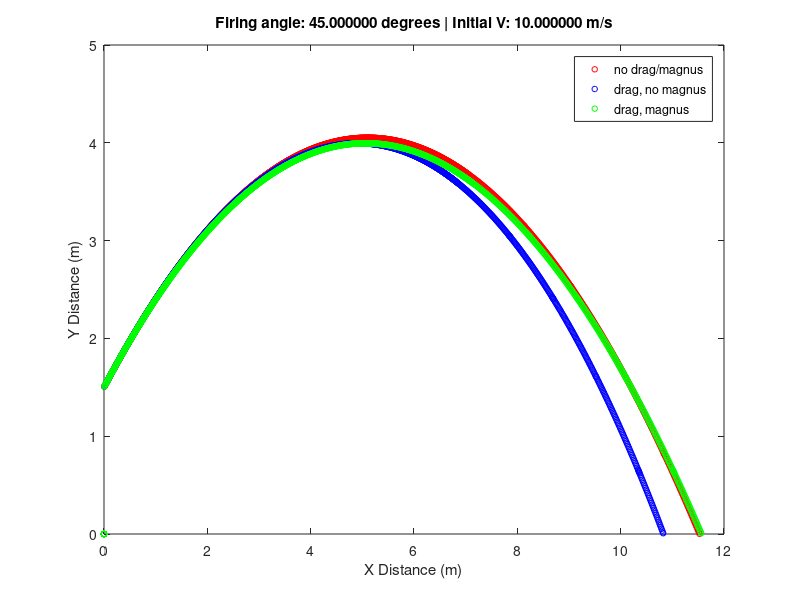

This chart was generated by the following MATLAB code:
% Written by Shuhao Wu, Team 4069
% This code is licensed under GNU GPLv3

% Where downwards and backwards is negative!

1;

function main()

	% Modify these constants if necessary
	M = 0.317514659; % Mass of the 2012 basketball in kg. (Official number)
	R = 0.635 / 2 / pi; % Radius of the 2012 basketball in m. (Official number)
	STEP = 0.001; % STEP size in seconds for simulation.
	MAX_TIME = 10; % maximum number of seconds to simulate or hit floor.

	INITIAL_V = 10; % initial STEP size in m/s
	THETA = 45; % Firing angle in degrees
	INITIAL_HEIGHT = 1.5; % Initial height in meters.

	DRAG_COEFFICIENT = 0.15; % For drag
	LIFT_COEFFICIENT = 0.2; % For magnus effect
	AIR_DENSITY = 1.178; % Air density in kg/m^3
	% Constant area ends

	GRAVFORCE = [0; -9.81*M];
	THETA *= pi / 180;
	standard_location = [0; INITIAL_HEIGHT];
	drag_location = [0; INITIAL_HEIGHT];
	magnus_location = [0; INITIAL_HEIGHT];

	standard_v = [INITIAL_V * cos(THETA); INITIAL_V * sin(THETA)];
	drag_v = standard_v;
	magnus_v = standard_v;

	standard_x = [];
	standard_y = [];

	drag_x = [];
	drag_y = [];

	magnus_x = [];
	magnus_y = [];

	standard_done = 0;
	drag_done = 0;
	magnus_done = 0;
	for i=STEP:STEP:MAX_TIME
		if sum([standard_done drag_done magnus_done]) == 3
			break
		end
		if standard_done == 0
			[standard_location standard_v] = newPos(standard_location, standard_v, R, M, 0, 0, 0, STEP, GRAVFORCE);
			if standard_location(2) < 0
				standard_done = 1;
			else
				standard_x(floor(i/STEP)) = standard_location(1);
				standard_y(floor(i/STEP)) = standard_location(2);
			end
		end

		if drag_done == 0
			[drag_location, drag_v] = newPos(drag_location, drag_v, R, M, AIR_DENSITY, DRAG_COEFFICIENT, 0, STEP, GRAVFORCE);
			if drag_location(2) < 0
				drag_done = 1;
			else
				drag_x(floor(i/STEP)) = drag_location(1);
				drag_y(floor(i/STEP)) = drag_location(2);
			end
		end

		if magnus_done == 0
			[magnus_location, magnus_v] = newPos(magnus_location, magnus_v, R, M, AIR_DENSITY, DRAG_COEFFICIENT, LIFT_COEFFICIENT, STEP, GRAVFORCE);
			if magnus_location(2) < 0
				magnus_done = 1;
			else
				magnus_x(floor(i/STEP)) = magnus_location(1);
				magnus_y(floor(i/STEP)) = magnus_location(2);
			end
		end
	end


	plot(standard_x, standard_y, 'ro', 'MarkerSize', 4);
	hold on;

	plot(drag_x, drag_y, 'bo', 'MarkerSize', 4);
	hold on;

	plot(magnus_x, magnus_y, 'go', 'MarkerSize', 4);

	xlabel("X Distance (m)");
	ylabel("Y Distance (m)");
	title(sprintf("Firing angle: %f degrees | Initial V: %f m/s", THETA*180/pi, INITIAL_V));
	legend("no drag/magnus", "drag, no magnus", "drag, magnus");
end

function [location v] = newPos(location, v, r, m, air_density, drag_coefficient, lift_coefficient, step, gravforce)
	location += v .* step;
	% Done in 3 lines for readability
	F = dragforce(v, r, air_density, drag_coefficient);
	F += magnusforce(v, r, air_density, lift_coefficient);
	F += gravforce;
	v = ((v .* step) + (acc(F, m) .* (step^2))) ./ step;
end

function a = acc(F, m)
	a = F./m;
end

function F = dragforce(v, r, air_density, drag_coefficient)
	% Even though drag_coefficient depends on v, let's just estimate it.
	% v is a vector of vx and vy;
	% in efficient. Optimization will be extracting the temp variable outside the
	% mainloop and not compute it all the time
	temp = -0.5 * drag_coefficient * pi * r^2 * air_density;
	F = temp .* (v.^2);
end

function F = magnusforce(v, r, air_density, lift_coefficient)
	% Assume lift force. So backspin..
	F = [0.5 * air_density * pi * r^2 * lift_coefficient * v(1)^2; 0];
end


main();
